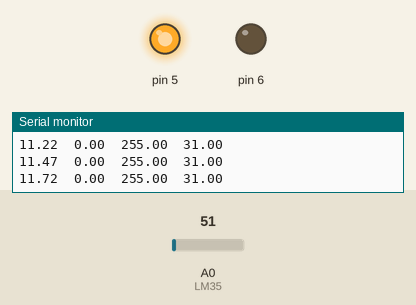
This sketch was run on a simulated Arduino Uno, built with avr-gcc and run on an emulated ATmega328P. Parts: output pins drawn as LEDs (lit = HIGH), the last lines printed to the serial monitor. The inputs (shaded band) are chosen by the test bench; at power-on: A0 (LM35) = 51.

Above: at 1.2 s.
1.3 s: A0 (LM35) set to 71
At 3.73 s:
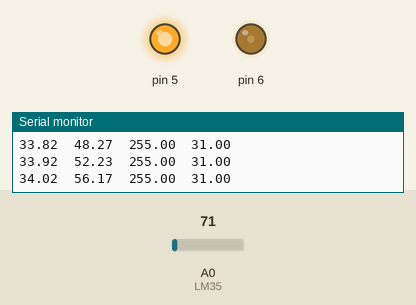
4.3 s: A0 (LM35) set to 86
At 4.75 s:
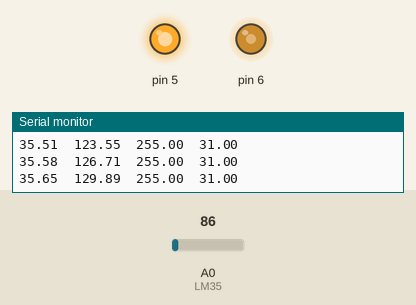
7.2 s: A0 (LM35) set to 30
At 7.9 s:
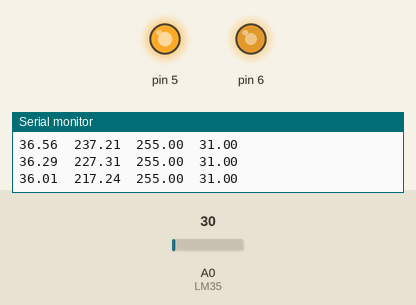
Timing chart, 0 to 10.2 s (numbered marks = the images above; inputs shaded):
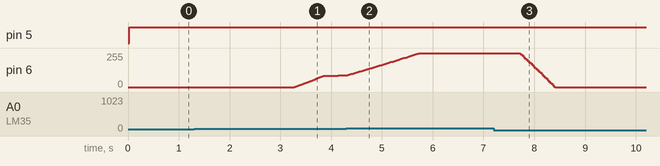

The sketch:

PID2DOF_2V.ino
```cpp
/*
  Autor: Gustavo Caetano de Souza
  Universidade Federal de Mato Grosso
  Trabalho de Conclusão de Curso

  Obs: Para trocar de estratégia de controle, isto é, de PID 2DOF para PID clássico basta setar b e c como 1

 */


class mPID{
public:

  // Definição das variáveis utilizadas no processo

  double error, errorP, sample, lastSample, kP, kI, kD, P, I, D, b,c, pid, setPoint, aux = 0;
  long lastProcess;

  // Método Construtor da classe

  mPID(double _kP, double _kI, double _kD, double _b, double _c){
    kP = _kP;
    kI = _kI;
    kD = _kD;
    b = _b;
    c = _c;
  }

  // Adiciona uma nova amostra para os cálculos

  void addNewSample(double _sample){
    sample = _sample;
  }


  // Define um Setpoint para o sistema

  void setSetPoint(double _setPoint){
    setPoint = _setPoint;
  }


  // Efetua o cálculo do PID 2DOF com um Ts de 25 ms

  double process(){

      errorP = (b*setPoint) - sample;                           // Erro para ação Proporcional
      error = setPoint - sample;                                // Erro para ação Integral

      float dT = (millis() - lastProcess) / 1000.0;             // Definindo o intervalo de tempo entre as amostras para o cálculo da integral e da derivada
      lastProcess = millis();

      //Ação Proporcional

      P = errorP * kP;

      // Ação Derivativa

      D = (c*lastSample - sample) * kD / dT;
      lastSample = sample;

      // Ação Integral

      I += ((error * kI) * dT);

      // Windup

      if(error < 0.2 && error > -0.2){
        if((255 - aux)>255)
          I = I/1.2;
        else if((255-aux)<0)
          I = I/1.2;
      }else
        I=I;

    // PID

      pid = P + I + D;

      aux = pid;

    // Controle do intervalo de atuação do PID

      if (pid >= 255)
        pid = 255;
      else if (pid <= 0)
        pid = 0;
      else
        pid = pid;


      return pid;

  }
};


#define N 100                                                               // Tamanho da janela do filtro janela móvel

unsigned long lastTime = 0;
const int LM35 = A0;                                                        // Port onde é coletado os dados do sensor de temperatura
double temperatura, input, output, output1, sum, setPoint = 31;
float val[N];
float Ts = 25;

mPID MyPID(-38, -3, -0.1, 1, 1);                                            // Chamada do construtor para o cooler
mPID MyPID1(38, 20 -3, 0.1, 1, 1);                                             // Chamada do construtor para a lâmpada

void setup() {

  Serial.begin(9600);
  pinMode(LM35,INPUT);
  MyPID.setSetPoint(setPoint);                                              // Definição de setpoint para o cooler
  MyPID1.setSetPoint(setPoint);                                             // Definição de setpoint para a lâmpada

}


void loop() {

  unsigned long now = millis();
  unsigned long timeChange = (now - lastTime);

  if (timeChange>=Ts){

    // Efetua a leitura do sensor

    temperatura = (double(analogRead(LM35))*5/(1023))/0.01;

    // Filtra os dados coletados do sensor

    for(int i = N-1; i>0; i--){
      val[i] = val[i-1];
    }

    val[0] = temperatura;

    sum = 0;

    for(int i = 0; i < N; i++){
      sum += val[i];
    }

    sum = (sum/N);

    temperatura = sum;

    // Alterando os setpoints ao decorrer da simulação

    if (millis() > 250000 && millis() < (250000*2)){
      setPoint = 31;
      MyPID.setSetPoint(setPoint);
      MyPID1.setSetPoint(setPoint);

    }else if(millis() >= (250000*2) && millis() < (250000*3)){
      setPoint = 29.8;
      MyPID.setSetPoint(setPoint);
      MyPID1.setSetPoint(setPoint);

    }else if(millis() >= (250000*4)){
      setPoint = 30.5;
      MyPID.setSetPoint(setPoint);
      MyPID1.setSetPoint(setPoint);
    }

    // Adicionando a amostra de temperatura filtrada para calculos


    MyPID.addNewSample(temperatura);
    //MyPID1.addNewSample(temperatura);

    // Realizando cálculos
    output = MyPID.process();
    output1 = MyPID1.process();

    // Aplicação de perturbação


    if((millis() >= (250000*0.6)) && (millis() <= (250000*0.67)))
      output1 = 128;
    else if(millis() >= (250000*1.6) && (millis() <= (250000*1.65)))
      output1 = 160;
    else if (millis() >= (250000*4.4) && (millis() <= (250000*4.8)))
      output1 = 100;
    else
      output1 = output1;

    // Escrevendo cálculos para controlar os atuadores

    analogWrite(6,output);
    analogWrite(5,output1);

    // Imprimindo Resultados no Matlab

    double results[] = {temperatura, output, output1, setPoint};
    Serial.print(results[0]);
    Serial.print("\t");
    Serial.print(results[1]);
    Serial.print("\t");
    Serial.print(results[2]);
    Serial.print("\t");
    Serial.println(results[3]);

    lastTime = now;
  }
}
```

Measured:
- after the input at 1.3 s, pin 6: moves from 0/255 to 88/255 over 0.97 s, starting after 2.0 s
- after the input at 7.2 s, pin 6: moves from 255/255 to 0/255 over 0.69 s, starting after 0.52 s
